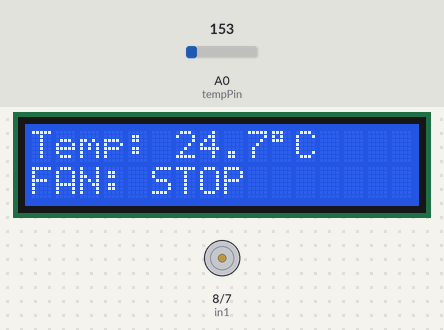
Recording of a sketch running on a simulated Arduino Uno, built with avr-gcc and run on an emulated ATmega328P. On the bench: 16×2 character LCD, motor-driver pin pairs drawn as motors (green arrow = first pin HIGH = forward, orange = second pin HIGH = backward, longer = more drive, scaled by the enable pin). The inputs (shaded band) are chosen by the test bench; at power-on: A0 (tempPin) = 153.

Above: at 2.7 s.
2.8 s: A0 (tempPin) set to 167
At 4.2 s:
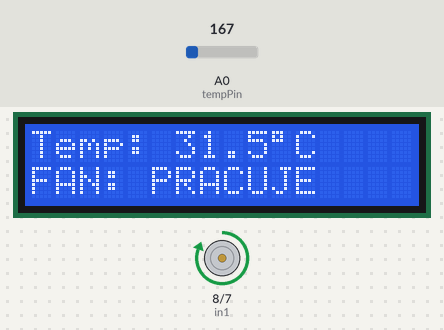
4.5 s: A0 (tempPin) set to 175
At 5.0 s:
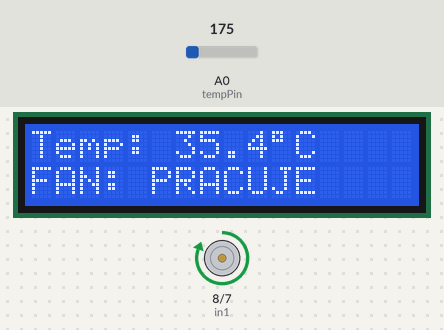
6.0 s: A0 (tempPin) set to 165
At 6.6 s:
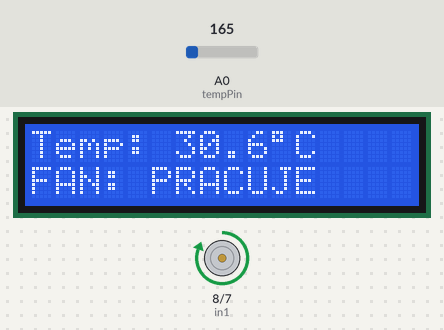
Timing chart, 0 to 9.0 s (numbered marks = the images above; inputs shaded):
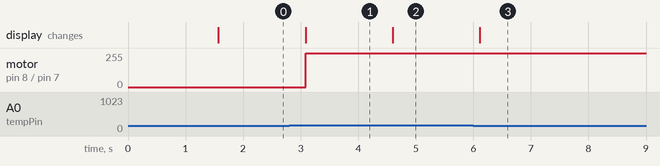

The sketch:

wentylator.ino
```cpp
#include <LiquidCrystal.h>

// Ustawienie pinów LCD: RS, E, D4, D5, D6, D7
LiquidCrystal lcd(12, 11, 5, 4, 3, 2);

const int tempPin = A0;
const int enA = 9;      // Pin ENA w L298N
const int in1 = 8;      // Pin IN1 w L298N
const int in2 = 7;      // Pin IN2 w L298N

void setup() {
  lcd.begin(16, 2);
  lcd.print("System Start...");

  pinMode(enA, OUTPUT);
  pinMode(in1, OUTPUT);
  pinMode(in2, OUTPUT);

  delay(1500);
  lcd.clear();
}

void loop() {
  // Odczyt TMP36
  int raw = analogRead(tempPin);
  float voltage = raw * 5.0 / 1024.0;
  float tempC = (voltage - 0.5) * 100.0;

  // Linia 1: Temperatura
  lcd.setCursor(0, 0);
  lcd.print("Temp: ");
  lcd.print(tempC, 1); // ,1 oznacza jedno miejsce po przecinku
  lcd.print((char)223); // Symbol stopnia
  lcd.print("C  ");

  // Linia 2: Status wentylatora
  lcd.setCursor(0, 1);
  if (tempC > 27.0) {
    lcd.print("FAN: PRACUJE   ");
    digitalWrite(in1, HIGH);
    digitalWrite(in2, LOW);
    analogWrite(enA, 255); // Pełna moc przy 5V z USB
  } else {
    lcd.print("FAN: STOP      ");
    digitalWrite(in1, LOW);
    digitalWrite(in2, LOW);
    analogWrite(enA, 0);
  }

  delay(500); // Odświeżaj co pół sekundy
}
```

Measured:
- the behaviour switches between 157 and 158 on A0 (tempPin) (found by bisection; images 0 and 1)
- after the input at 2.8 s, motor on pin 8 (in1) / pin 7 (in2): stopped → forward 255/255 after 0.28 s; the display: changes after 0.28 s (image 1)
- after the input at 4.5 s, the display: changes after 0.10 s (image 2)
- after the input at 6.0 s, the display: changes after 0.11 s (image 3)
